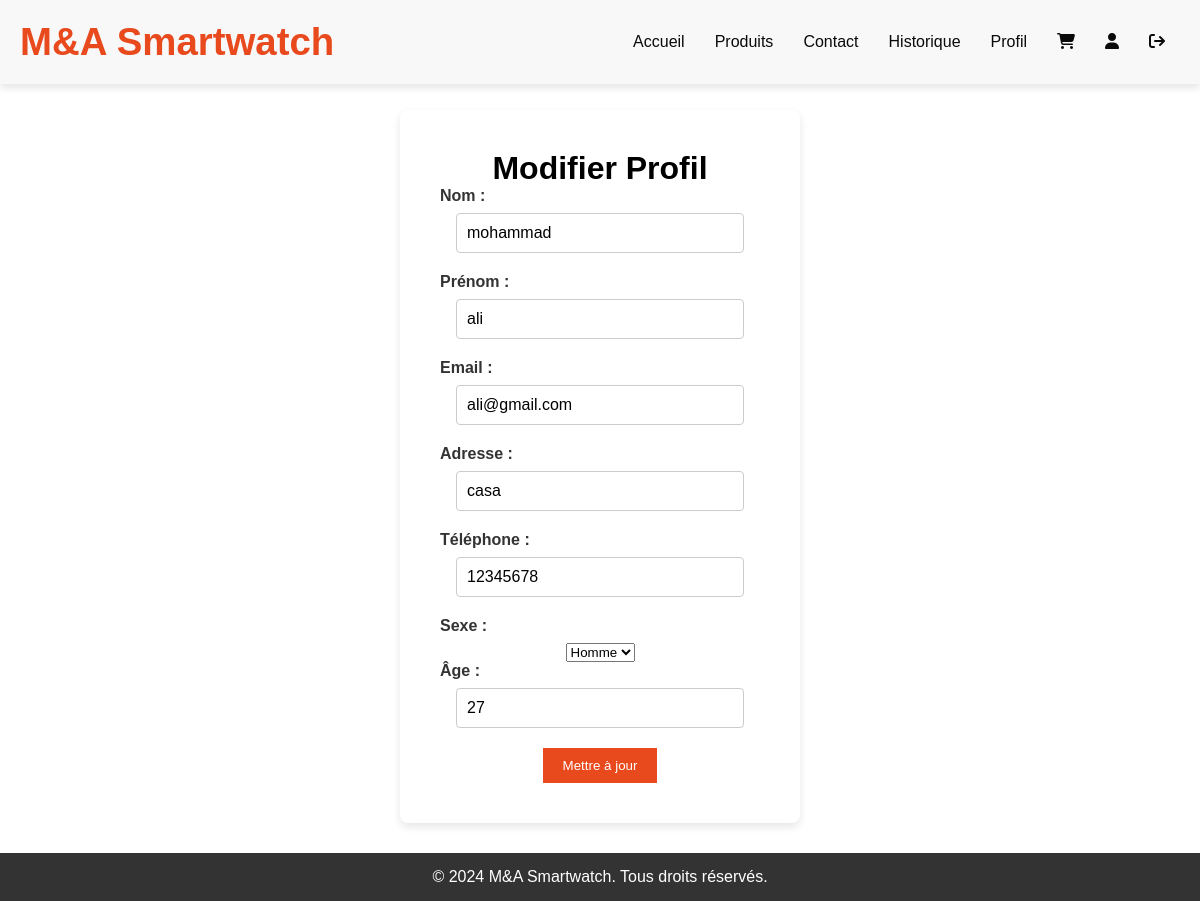
Screenshot of /client/profil.php (signed in) with the database file from the repository.
### tables this page shows
CREATE TABLE IF NOT EXISTS `clients` (
  `id` int NOT NULL AUTO_INCREMENT,
  `nom` varchar(100) DEFAULT NULL,
  `prenom` varchar(100) DEFAULT NULL,
  `email` varchar(100) DEFAULT NULL,
  `password` varchar(255) DEFAULT NULL,
  `age` int DEFAULT NULL,
  `sexe` enum('H','F') NOT NULL,
  `tel` varchar(15) DEFAULT NULL,
  `adresse` text,
  `created_at` timestamp NULL DEFAULT CURRENT_TIMESTAMP,
  PRIMARY KEY (`id`),
  UNIQUE KEY `email` (`email`)
);

### client/profil.php (the view, shortened to what this page needs)
<?php
require_once '../connect/config.php';
$client_id = $_SESSION['client_id'];
$stmt = $pdo->prepare('SELECT * FROM clients WHERE id = ?');
$stmt->execute([$client_id]);
$client = $stmt->fetch(PDO::FETCH_ASSOC);
?>
<?php
    include ('header.php');
?>
    <div class="container">
        <form action="profil.php" method="POST">
            <h1>Modifier Profil</h1>
            <label for="nom">Nom :</label>
            <input type="text" id="nom" name="nom" value="<?= $client['nom'] ?>" required>
            <label for="prenom">Prénom :</label>
            <input type="text" id="prenom" name="prenom" value="<?= $client['prenom'] ?>" required>
            <label for="email">Email :</label>
            <input type="email" id="email" name="email" value="<?= $client['email'] ?>" required>
            <label for="adresse">Adresse :</label>
            <input type="text" id="adresse" name="adresse" value="<?= $client['adresse'] ?>" required>
            <label for="tel">Téléphone :</label>
            <input type="text" id="tel" name="tel" value="<?= $client['tel'] ?>" required>
            <label for="sexe">Sexe :</label>
            <select id="sexe" name="sexe">
                <option value="H" <?= $client['sexe'] == 'H' ? 'selected' : '' ?>>Homme</option>
            </select>
            <label for="age">Âge :</label>
            <input type="number" id="age" name="age" value="<?= $client['age'] ?>" required>
            <button type="submit">Mettre à jour</button>
        </form>
    </div>
    <?php
        include 'footer.php';
    ?>
</body>
</html>

### css/style.css (style rules this page uses)
* { margin: 0; padding: 0; box-sizing: border-box; font-family: Arial, sans-serif; }
html, body { height: 100%; display: flex; flex-direction: column; }
body { padding-top: 80px; justify-content: space-between; }
button { background-color: #e8491d; color: #ffffff; border: none; padding: 10px 20px; cursor: pointer; transition: background 0.3s ease; }
form { background-color: #fff; padding: 40px; border-radius: 8px; box-shadow: 0 4px 8px rgba(0, 0, 0, 0.1); width: 100%; max-width: 400px; text-align: center; margin: 30px auto; }
form label { display: block; margin-bottom: 8px; font-weight: bold; color: #333; text-align: left; }
form input, form textarea { width: 90%; padding: 10px; margin-bottom: 20px; border: 1px solid #ccc; border-radius: 4px; font-size: 16px; }

### rows the page displays
clients: nom "mohammad", prenom "ali", email "ali@gmail.com", adresse "casa", tel "12345678", sexe "Homme", age "27"
